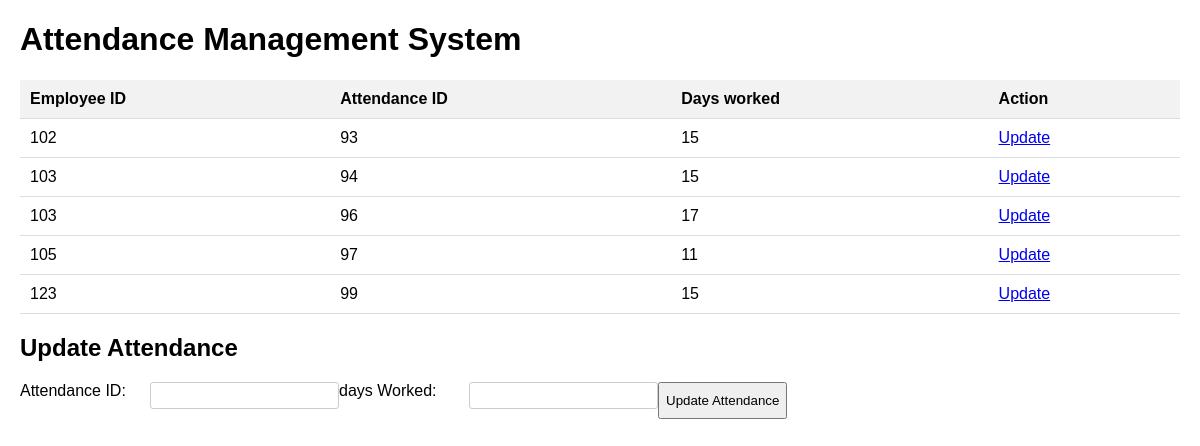
/attendence1.php, run on the app's committed database.
### tables this page shows
CREATE TABLE `attendance` (
  `emp_id` int(10) NOT NULL,
  `atten_id` int(10) NOT NULL,
  `days_worked` int(10) NOT NULL
);

CREATE TABLE `employee` (
  `emp_id` int(11) NOT NULL,
  `fname` varchar(50) NOT NULL,
  `lname` varchar(50) NOT NULL,
  `joining_date` date NOT NULL,
  `city` varchar(50) NOT NULL,
  `states` varchar(50) NOT NULL,
  `salary` int(11) NOT NULL,
  `dept_id` int(11) NOT NULL
);

### attendence1.php (the view, shortened to what this page needs)
<!DOCTYPE html>
<html lang="en">
<head>
</head>
<body>
  <h1>Attendance Management System</h1>
  <table>
    <thead>
      <tr>
        <th>Employee ID</th>
        <th>Attendance ID</th>
        <th>Days worked</th>
        <th>Action</th>
      </tr>
    </thead>
    <tbody>
      <?php
        $host = "localhost";
        $dbusername = "root";
        $dbpassword = "";
        $dbname = "project1";
        try {
          $conn = new PDO("mysql:host=$host;dbname=$dbname", $dbusername, $dbpassword);
          $conn->setAttribute(PDO::ATTR_ERRMODE, PDO::ERRMODE_EXCEPTION);
        } catch (PDOException $e) {
          echo "Error connecting to database: " . $e->getMessage();
          exit();
        }
        $sql = "SELECT e.emp_id, a.atten_id, a.days_worked
                FROM attendance a
                INNER JOIN employee e ON a.emp_id = e.emp_id";
        try {
          $stmt = $conn->prepare($sql);
          $stmt->execute();
          $attendance = $stmt->fetchAll(PDO::FETCH_ASSOC);
        } catch (PDOException $e) {
          echo "Error fetching attendance data: " . $e->getMessage();
          exit();
        }
        foreach ($attendance as $row) {
          echo "<tr>";
          echo "<td>" . $row['emp_id'] . "</td>";
          echo "<td>" . $row['atten_id'] . "</td>";
          echo "<td>" . $row['days_worked'] . "</td>";
          echo "<td>
                  <a href='update_attendance.php?id=" . $row['atten_id'] . "'>Update</a>
                </td>";
          echo "</tr>";
        }
      ?>
    </tbody>
  </table>
  <h2>Update Attendance</h2>
  <form class="form-group" action="update_attendance.php" method="post">
    <div class="form-group">
      <label for="atten_id">Attendance ID:</label>
      <input type="number" id="atten_id" name="atten_id" required >
    </div>
    <div class="form-group">
      <label for="days_worked">days Worked:</label>
      <input type="number" step="0.01" id="days_worked" name="days_worked" required>
    </div>
    <input type="submit" value="Update Attendance">
  </form>
</body>
</html>

### attendence1.php (style rules this page uses)
body { font-family: Arial, sans-serif; margin: 20px; }
table { width: 100%; border-collapse: collapse; }
th, td { padding: 10px; border-bottom: 1px solid #ddd; text-align: left; }
th { background-color: #f2f2f2; }
.form-group { display: flex; margin-bottom: 10px; }
.form-group label { width: 120px; margin-right: 10px; }
input[type="text"], input[type="number"] { padding: 5px; border: 1px solid #ccc; border-radius: 3px; }

### data on the page
attendance: emp.emp_id "102", atten "93", days_worked "15"
attendance: emp.emp_id "103", atten "94", days_worked "15"
attendance: emp.emp_id "103", atten "96", days_worked "17"
attendance: emp.emp_id "105", atten "97", days_worked "11"
attendance: emp.emp_id "123", atten "99", days_worked "15"
